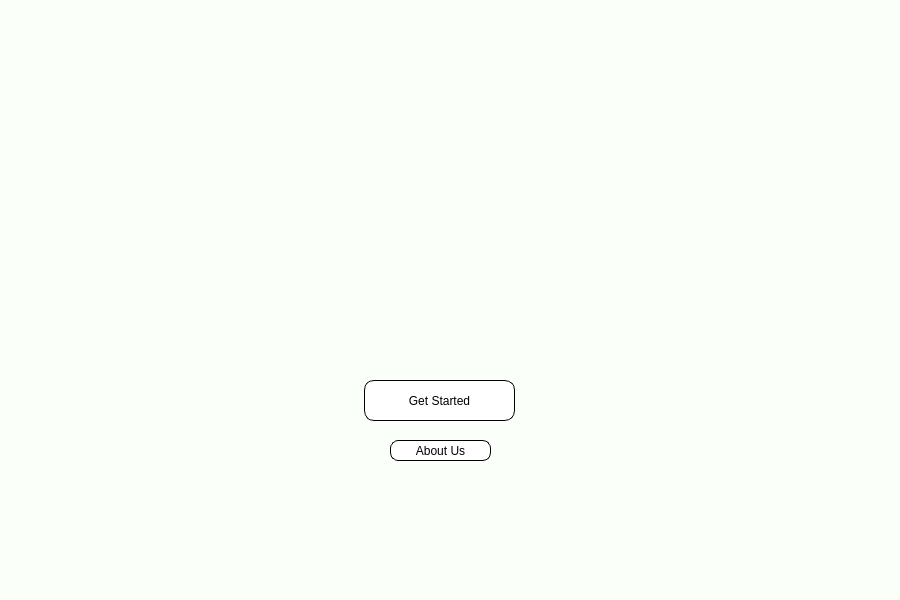
<?xml version="1.0" encoding="UTF-8"?>
<ui version="4.0">
 <class>Agricorn</class>
 <widget class="QMainWindow" name="Agricorn">
  <property name="geometry">
   <rect>
    <x>0</x>
    <y>0</y>
    <width>900</width>
    <height>600</height>
   </rect>
  </property>
  <property name="windowTitle">
   <string>MainWindow</string>
  </property>
  <property name="styleSheet">
   <string notr="true">background-color: rgb(251, 255, 250);</string>
  </property>
  <widget class="QWidget" name="centralwidget">
   <widget class="QLabel" name="img_bg">
    <property name="geometry">
     <rect>
      <x>-70</x>
      <y>-60</y>
      <width>1011</width>
      <height>641</height>
     </rect>
    </property>
    <property name="text">
     <string/>
    </property>
    <property name="pixmap">
     <pixmap>asset/5498894.jpg</pixmap>
    </property>
    <property name="scaledContents">
     <bool>true</bool>
    </property>
   </widget>
   <widget class="QLabel" name="img_corn">
    <property name="geometry">
     <rect>
      <x>360</x>
      <y>120</y>
      <width>161</width>
      <height>161</height>
     </rect>
    </property>
    <property name="styleSheet">
     <string notr="true">background-color: transparent;
</string>
    </property>
    <property name="text">
     <string/>
    </property>
    <property name="pixmap">
     <pixmap>asset/corn (1)22.png</pixmap>
    </property>
    <property name="scaledContents">
     <bool>true</bool>
    </property>
   </widget>
   <widget class="QLabel" name="img_text">
    <property name="geometry">
     <rect>
      <x>280</x>
      <y>160</y>
      <width>321</width>
      <height>321</height>
     </rect>
    </property>
    <property name="styleSheet">
     <string notr="true">background-color: transparent
</string>
    </property>
    <property name="text">
     <string/>
    </property>
    <property name="pixmap">
     <pixmap>asset/agricorn.png</pixmap>
    </property>
    <property name="scaledContents">
     <bool>true</bool>
    </property>
   </widget>
   <widget class="QPushButton" name="about_us">
    <property name="geometry">
     <rect>
      <x>390</x>
      <y>440</y>
      <width>101</width>
      <height>21</height>
     </rect>
    </property>
    <property name="styleSheet">
     <string notr="true">border:1px solid black; 
border-top-left-radius : 8px;
border-top-right-radius : 8px; 
border-bottom-left-radius : 8px; 
border-bottom-right-radius : 8px;
background-color: white;
color: rgb(0, 0, 0);

</string>
    </property>
    <property name="text">
     <string>About Us</string>
    </property>
   </widget>
   <widget class="QPushButton" name="started">
    <property name="geometry">
     <rect>
      <x>364</x>
      <y>380</y>
      <width>151</width>
      <height>41</height>
     </rect>
    </property>
    <property name="font">
     <font>
      <weight>50</weight>
      <bold>false</bold>
     </font>
    </property>
    <property name="layoutDirection">
     <enum>Qt::LeftToRight</enum>
    </property>
    <property name="styleSheet">
     <string notr="true">border:1px solid black; 
border-top-left-radius : 10px;
border-top-right-radius : 10px; 
border-bottom-left-radius : 10px; 
border-bottom-right-radius : 10px;
background-color: white;
color: rgb(0, 0, 0);

</string>
    </property>
    <property name="text">
     <string>Get Started</string>
    </property>
   </widget>
   <zorder>img_bg</zorder>
   <zorder>img_text</zorder>
   <zorder>img_corn</zorder>
   <zorder>about_us</zorder>
   <zorder>started</zorder>
  </widget>
  <widget class="QStatusBar" name="statusbar"/>
 </widget>
 <resources/>
 <connections/>
</ui>
